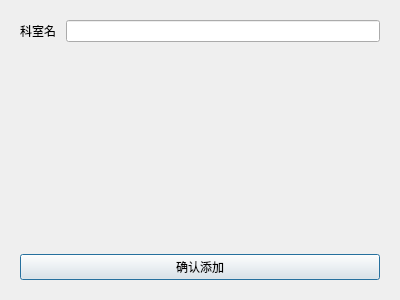
<?xml version="1.0" encoding="UTF-8"?>
<ui version="4.0">
 <class>AddDepartment</class>
 <widget class="QDialog" name="AddDepartment">
  <property name="geometry">
   <rect>
    <x>0</x>
    <y>0</y>
    <width>400</width>
    <height>300</height>
   </rect>
  </property>
  <property name="windowTitle">
   <string>添加科室</string>
  </property>
  <layout class="QVBoxLayout" name="verticalLayout">
   <property name="spacing">
    <number>10</number>
   </property>
   <property name="leftMargin">
    <number>20</number>
   </property>
   <property name="topMargin">
    <number>20</number>
   </property>
   <property name="rightMargin">
    <number>20</number>
   </property>
   <property name="bottomMargin">
    <number>20</number>
   </property>
   <item>
    <layout class="QFormLayout" name="formLayout">
     <item row="0" column="0">
      <widget class="QLabel" name="userIdentity">
       <property name="text">
        <string>科室名</string>
       </property>
      </widget>
     </item>
     <item row="0" column="1">
      <widget class="QLineEdit" name="lineEdit"/>
     </item>
    </layout>
   </item>
   <item>
    <spacer name="verticalSpacer">
     <property name="orientation">
      <enum>Qt::Vertical</enum>
     </property>
     <property name="sizeHint" stdset="0">
      <size>
       <width>20</width>
       <height>179</height>
      </size>
     </property>
    </spacer>
   </item>
   <item>
    <widget class="QPushButton" name="confirmBtn">
     <property name="text">
      <string>确认添加</string>
     </property>
    </widget>
   </item>
  </layout>
 </widget>
 <resources/>
 <connections/>
</ui>
